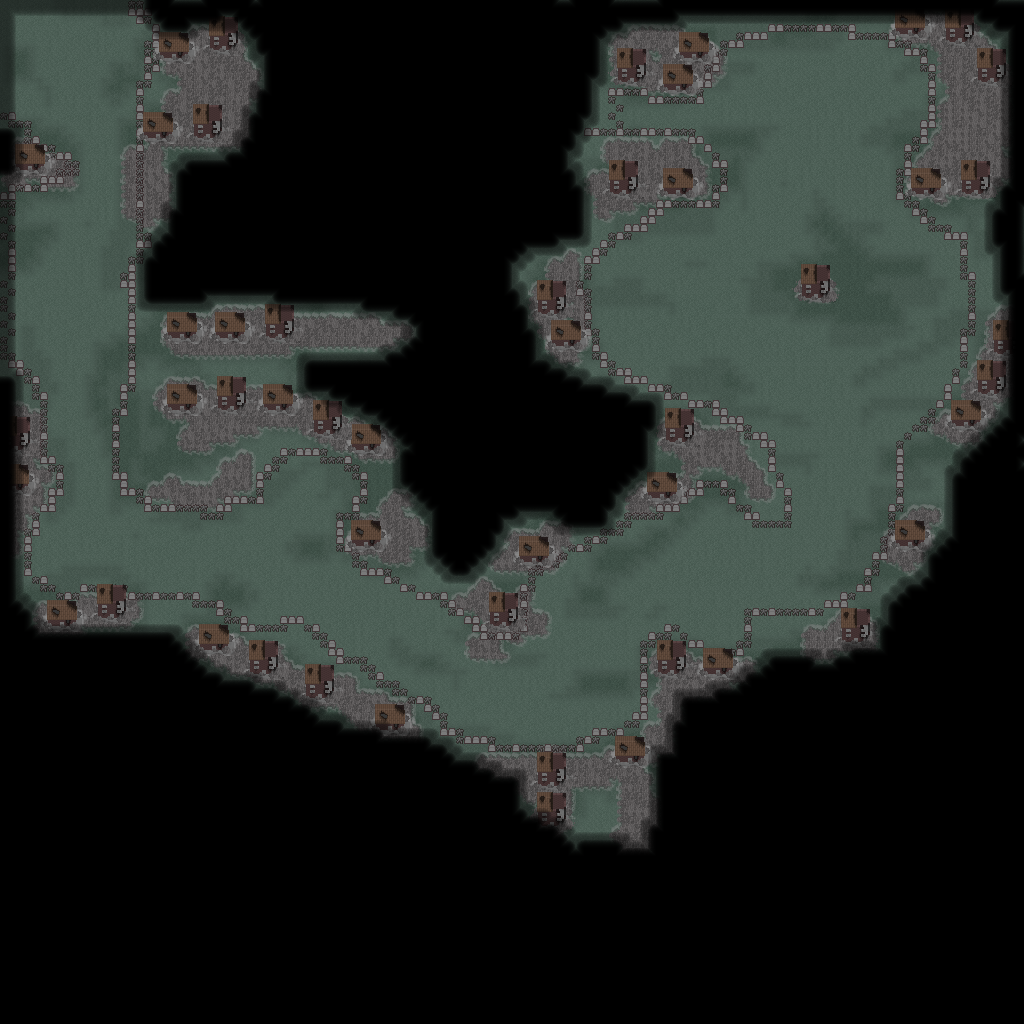

A level layout from a 2D game, rendered from its tile map. Below: a short description, then the map file with tile-grid data replaced by summaries:
An orthogonal 128x128 tile map with 8x8 px tiles, 5 tile layers (BG, Ground Overlay, Deco, Ruins, ...), 1 hidden layer not drawn and 115 objects (42x RedSoldier, 38x Sandbag, 16x BlueSoldier, 6x RedMortar, 4x RedScout, ...).

<map version="1.0" orientation="orthogonal" renderorder="right-down" width="128" height="128" tilewidth="8" tileheight="8" nextobjectid="168">
 <tileset firstgid="1" name="tiles" tilewidth="8" tileheight="8">
  <image source="../textures/tiles.png" width="128" height="128" />
  <terraintypes>
   <terrain name="Normal" tile="0" />
   <terrain name="Dark" tile="3" />
   <terrain name="Darker" tile="4" />
   <terrain name="Debris" tile="25" />
   <terrain name="Fow1" tile="-1" />
   <terrain name="Fow2" tile="-1" />
   <terrain name="NoFow" tile="-1" />
  </terraintypes>
  <tile id="0" terrain="0,0,0,0" />
  <tile id="1" terrain="0,0,0,0" />
  <tile id="2" terrain="1,1,1,1" />
  <tile id="3" terrain="1,1,1,1" />
  <tile id="4" terrain="2,2,2,2" />
  <tile id="5" terrain="2,2,2,2" />
  <tile id="8" terrain=",,,3" />
  <tile id="9" terrain=",,3,3" />
  <tile id="10" terrain=",,3,3" />
  <tile id="11" terrain=",,3," />
  <tile id="12" terrain=",3,3,3" />
  <tile id="13" terrain="3,,3,3" />
  <tile id="16" terrain="0,0,0,0" />
  <tile id="17" terrain="0,0,0,0" />
  <tile id="18" terrain="1,1,1,1" />
  <tile id="19" terrain="1,1,1,1" />
  <tile id="20" terrain="2,2,2,2" />
  <tile id="21" terrain="2,2,2,2" />
  <tile id="24" terrain=",3,,3" />
  <tile id="25" terrain="3,3,3,3" />
  <tile id="26" terrain="3,3,3,3" />
  <tile id="27" terrain="3,,3," />
  <tile id="28" terrain="3,3,,3" />
  <tile id="29" terrain="3,3,3," />
  <tile id="32" terrain="0,0,0,1" />
  <tile id="33" terrain="0,0,1,1" />
  <tile id="34" terrain="0,0,1,0" />
  <tile id="35" terrain="1,1,1,0" />
  <tile id="36" terrain="1,1,0,0" />
  <tile id="37" terrain="1,1,0,1" />
  <tile id="40" terrain=",3,,3" />
  <tile id="41" terrain="3,3,3,3" />
  <tile id="42" terrain="3,3,3,3" />
  <tile id="43" terrain="3,,3," />
  <tile id="48" terrain="0,1,0,1" />
  <tile id="50" terrain="1,0,1,0" />
  <tile id="51" terrain="1,0,1,0" />
  <tile id="53" terrain="0,1,0,1" />
  <tile id="56" terrain=",3,," />
  <tile id="57" terrain="3,3,," />
  <tile id="58" terrain="3,3,," />
  <tile id="59" terrain="3,,," />
  <tile id="64" terrain="0,1,0,0" />
  <tile id="65" terrain="1,1,0,0" />
  <tile id="66" terrain="1,0,0,0" />
  <tile id="67" terrain="1,0,1,1" />
  <tile id="68" terrain="0,0,1,1" />
  <tile id="69" terrain="0,1,1,1" />
  <tile id="72" terrain="4,4,4,5" />
  <tile id="73" terrain="4,4,5,5" />
  <tile id="74" terrain="4,4,5,4" />
  <tile id="75" terrain="6,6,6,4" />
  <tile id="76" terrain="6,6,4,4" />
  <tile id="77" terrain="6,6,4,6" />
  <tile id="78" terrain="5,5,5,4" />
  <tile id="79" terrain="5,5,4,5" />
  <tile id="80" terrain="1,1,1,2" />
  <tile id="81" terrain="1,1,2,2" />
  <tile id="82" terrain="1,1,2,1" />
  <tile id="83" terrain="2,2,2,1" />
  <tile id="84" terrain="2,2,1,1" />
  <tile id="85" terrain="2,2,1,2" />
  <tile id="87" terrain="6,6,6,6" />
  <tile id="88" terrain="4,5,4,5" />
  <tile id="89" terrain="5,5,5,5" />
  <tile id="90" terrain="5,4,5,4" />
  <tile id="91" terrain="6,4,6,4" />
  <tile id="92" terrain="4,4,4,4" />
  <tile id="93" terrain="4,6,4,6" />
  <tile id="94" terrain="5,4,5,5" />
  <tile id="95" terrain="4,5,5,5" />
  <tile id="96" terrain="1,2,1,2" />
  <tile id="97" terrain="2,2,2,2" />
  <tile id="98" terrain="2,1,2,1" />
  <tile id="99" terrain="2,1,2,1" />
  <tile id="101" terrain="1,2,1,2" />
  <tile id="104" terrain="4,5,4,4" />
  <tile id="105" terrain="5,5,4,4" />
  <tile id="106" terrain="5,4,4,4" />
  <tile id="107" terrain="6,4,6,6" />
  <tile id="108" terrain="4,4,6,6" />
  <tile id="109" terrain="4,6,6,6" />
  <tile id="110" terrain="4,4,4,6" />
  <tile id="111" terrain="4,4,6,4" />
  <tile id="112" terrain="1,2,1,1" />
  <tile id="113" terrain="2,2,1,1" />
  <tile id="114" terrain="2,1,1,1" />
  <tile id="115" terrain="2,1,2,2" />
  <tile id="116" terrain="1,1,2,2" />
  <tile id="117" terrain="1,2,2,2" />
  <tile id="126" terrain="4,6,4,4" />
  <tile id="127" terrain="6,4,4,4" />
 </tileset>
 <layer name="BG" width="128" height="128">
  <data>[16384 cells, 16384 non-empty, 45 distinct tile ids]</data>
 </layer>
 <layer name="Ground Overlay" width="128" height="128">
  <data>[16384 cells, 2670 non-empty, 20 distinct tile ids]</data>
 </layer>
 <layer name="Deco" width="128" height="128">
  <data>[16384 cells, 696 non-empty, 2 distinct tile ids]</data>
 </layer>
 <layer name="Ruins" width="128" height="128">
  <data>[16384 cells, 1304 non-empty, 54 distinct tile ids]</data>
 </layer>
 <layer name="Fow" width="128" height="128">
  <data>[16384 cells, 16384 non-empty, 27 distinct tile ids]</data>
 </layer>
 <objectgroup name="units">
  <object id="1" type="Hero" gid="23" x="72" y="64" width="8" height="8" />
  <object id="20" type="BlueSoldier" gid="7" x="62" y="48" width="8" height="8" />
  <object id="43" type="RedScout" gid="40" x="94" y="568" width="8" height="8" />
  <object id="44" type="RedMortar" gid="24" x="82" y="484" width="8" height="8">
   <properties>
    <property name="direction" value="0" />
   </properties>
  </object>
  <object id="45" type="BlueSoldier" gid="7" x="76" y="44" width="8" height="8" />
  <object id="48" type="BlueSoldier" gid="7" x="88" y="48" width="8" height="8" />
  <object id="49" type="RedSoldier" gid="8" x="92" y="166" width="8" height="8" />
  <object id="50" type="RedSoldier" gid="8" x="104" y="166" width="8" height="8" />
  <object id="51" type="BlueScout" gid="39" x="32" y="310" width="8" height="8" />
  <object id="52" type="BlueSoldier" gid="7" x="22" y="302" width="8" height="8" />
  <object id="53" type="RedSoldier" gid="8" x="100" y="490" width="8" height="8" />
  <object id="54" type="Sandbag" gid="55" x="72" y="478" width="8" height="8" />
  <object id="55" type="Sandbag" gid="55" x="80" y="474" width="8" height="8" />
  <object id="56" type="Sandbag" gid="55" x="88" y="474" width="8" height="8" />
  <object id="57" type="Sandbag" gid="55" x="94" y="480" width="8" height="8" />
  <object id="58" type="RedScout" gid="40" x="110" y="568" width="8" height="8" />
  <object id="59" type="BlueSoldier" gid="7" x="86" y="36" width="8" height="8" />
  <object id="60" type="BlueSoldier" gid="7" x="74" y="32" width="8" height="8" />
  <object id="61" type="BlueScout" gid="39" x="32" y="300" width="8" height="8" />
  <object id="62" type="BlueMortar" gid="24" x="304" y="482" width="8" height="8">
   <properties>
    <property name="direction" value="0" />
   </properties>
  </object>
  </objectgroup>
 <layer name="collision" width="128" height="128" visible="0" opacity="0.29">
  <data>[16384 cells, 12304 non-empty, 1 distinct tile ids]</data>
 </layer>
</map>
<!-- 95 of 115 objects omitted -->
